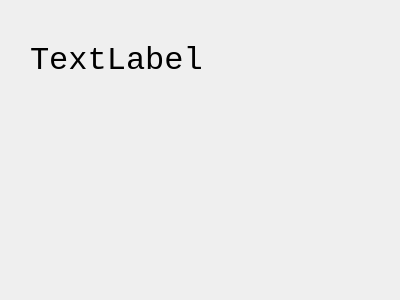
<?xml version="1.0" encoding="UTF-8"?>
<ui version="4.0">
 <class>Dialog</class>
 <widget class="QDialog" name="Dialog">
  <property name="geometry">
   <rect>
    <x>0</x>
    <y>0</y>
    <width>400</width>
    <height>300</height>
   </rect>
  </property>
  <property name="windowTitle">
   <string>Dialog</string>
  </property>
  <widget class="QLabel" name="label">
   <property name="geometry">
    <rect>
     <x>30</x>
     <y>20</y>
     <width>341</width>
     <height>81</height>
    </rect>
   </property>
   <property name="font">
    <font>
     <family>Consolas</family>
     <pointsize>24</pointsize>
    </font>
   </property>
   <property name="text">
    <string>TextLabel</string>
   </property>
  </widget>
 </widget>
 <resources/>
 <connections/>
</ui>
